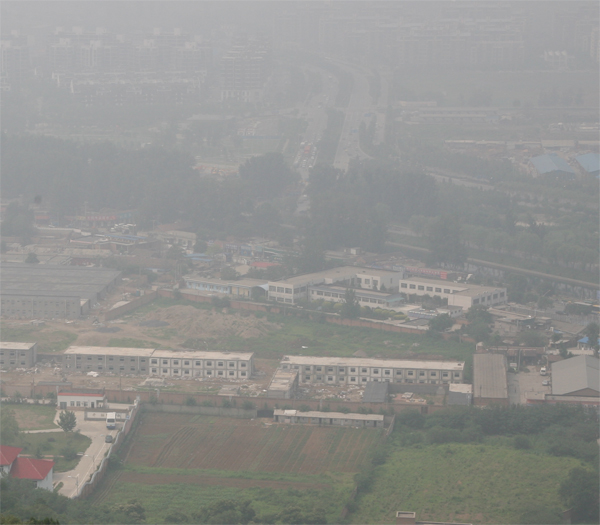
//> input picture 1.jpg, 600 x 525 px; the run also reads 1 picture not shown here
$ ./chax ../1.jpg ../canon7.jpg 3 3   (built with g++ and OpenCV 4)
//> lines starting //> are read from the running program, lines starting //| are printed output that depends on the picture; after the words box and inside, x2 and y2 are one past the last pixel; in counts of white or black regions, pixels touching at a corner belong together
// chax.cpp : 定义控制台应用程序的入口点。
//

#include "stdafx.h"
#include <opencv2/imgproc/imgproc.hpp>
#include <opencv2/highgui/highgui.hpp>
#include <fstream>
#include <iostream>

using namespace cv;

int _tmain(int argc, _TCHAR* argv[])
{
	std::ofstream fout("loc.txt");
	fout.flush();
	const char* imagefile0 = argv[1];
	const char* imagefile1 = argv[2];
	int restrictx = -1, restricty = -1;
	if (argc>4)
	{
		restrictx = atoi(argv[3]);
		restricty = atoi(argv[4]);
	}
	Mat img0 = imread(imagefile0);
//> img0 is the input picture: 525 rows x 600 cols, CV_8UC3; mean B, G, R 143, 145.6, 145.4
	Mat img1 = imread(imagefile1);
	vector<vector<Point> > contours;

	Mat img2;
	Mat img3(img0.size(), CV_8UC1);
	Mat img4(img0.size(), CV_8U);
	absdiff(img0, img1, img2);
//> img2: 525 rows x 600 cols, CV_8UC3; every value is 0
	cvtColor(img2, img3, CV_BGR2GRAY);
	img3.convertTo(img3, CV_8U);
	try	{
		int ch[] = {2, 0};
		mixChannels(&img0, 1, &img4, 1, ch, 1);
		threshold(img4, img4, 254, 255, CV_THRESH_BINARY);
//> img4: 525 rows x 600 cols, CV_8UC1; every value is 0
		for (int i = 1; i < img4.cols-1; i++)
		{
			img4.at<uchar>(0, i) = 255;
			img4.at<uchar>(img4.rows-1, i) = 255;
		}
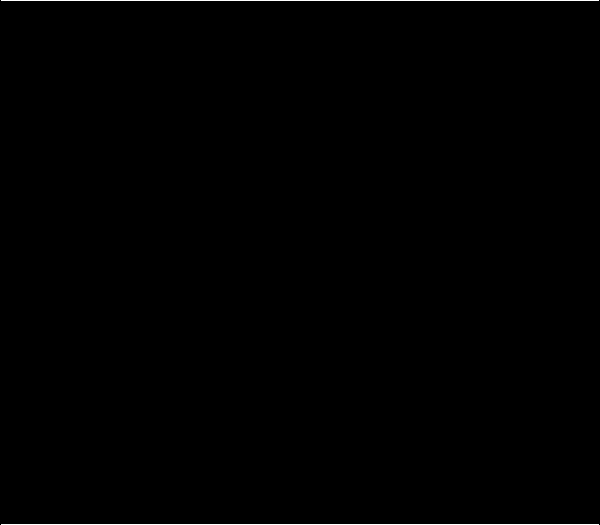
//> img4: 525 rows x 600 cols, CV_8UC1; 0.38% white in thin lines or dots
		for (int i = 1; i < img4.rows-1; i++)
		{
			img4.at<uchar>(i, 0) = 255;
			img4.at<uchar>(i, img4.cols-1) = 255;
		}
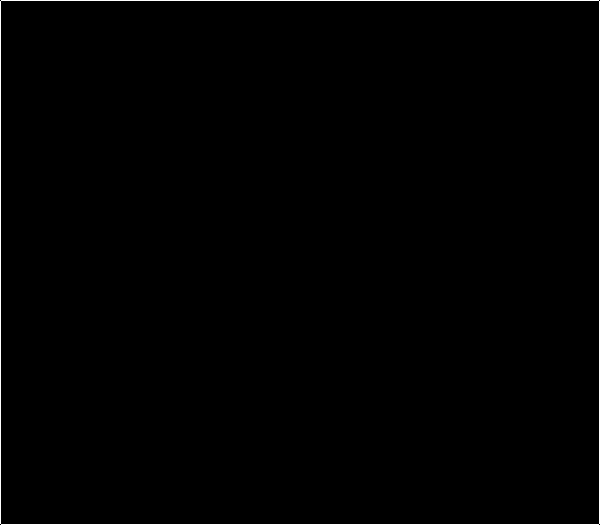
//> img4: 525 rows x 600 cols, CV_8UC1; 0.71% white in thin lines or dots
		//imshow("img4", img4);
		findContours(img4, contours, CV_RETR_LIST, CV_CHAIN_APPROX_SIMPLE);
//> contours = 2 contours; box (x1, y1, x2, y2) and area: (0, 0, 600, 525) 313874, (0, 0, 600, 525) 313874


		if (restrictx != -1)
		{
			if (restrictx > 0)
				for (int i = 0; i < img3.cols; i++)
					img3.at<uchar>(restrictx-1, i) = 0;
			if (restrictx < img3.rows-1)
				for (int i = 0; i < img3.cols; i++)
					img3.at<uchar>(restrictx+1, i) = 0;
			for (int i = 0; i < img3.cols; i++)
				img3.at<uchar>(restrictx, i) = 0;

			if (restricty > 0)
				for (int i = 0; i < img3.rows; i++)
					img3.at<uchar>(i, restricty-1) = 0;
			for (int i = 0; i < img3.rows; i++)
				img3.at<uchar>(i, restricty) = 0;
			if (restricty < img3.cols-1)
				for (int i = 0; i < img3.rows; i++)
					img3.at<uchar>(i, restricty+1) = 0;
			for (int i = restrictx-4>0? restrictx-4: 0; i < (restrictx+3<img3.rows-1?restrictx+4:img3.rows-1); i++)
				for (int j = restricty-4>0? restricty-4: 0; j < (restricty+4<img3.cols-1?restricty+4:img3.cols-1); j++)
					img3.at<uchar>(i, j) = 0;
		}

		for (unsigned int i = 0; i < contours.size(); i++)
			if (contours[i].size()>3)	{
				vector<vector<Point>> square;
				square.push_back(vector<Point>());
				square[0].push_back(Point(500, 500));
				square[0].push_back(Point(500, 0));
				square[0].push_back(Point(0, 0));
				square[0].push_back(Point(0, 500));
				for (unsigned int j = 0; j < contours[i].size(); j++)
				{
					square[0][0].x = min(square[0][0].x, contours[i][j].x);
					square[0][0].y = min(square[0][0].y, contours[i][j].y);
					square[0][2].x = max(square[0][2].x, contours[i][j].x);
					square[0][2].y = max(square[0][2].y, contours[i][j].y);
				}
				square[0][0].x = max(square[0][0].x-2, 0);
				square[0][0].y = max(square[0][0].y-2, 0);
				square[0][2].x = min(square[0][2].x+2, img4.cols-1);
				square[0][2].y = min(square[0][2].y+2, img4.rows-1);
				square[0][1].x = square[0][0].x;
				square[0][1].y = square[0][2].y;
				square[0][3].x = square[0][2].x;
				square[0][3].y = square[0][0].y;
				drawContours(img3, square, 0, Scalar(0), CV_FILLED, 8);
			}
//> this loop made 2 passes
		//imshow("image3", img3);
		dilate(img3, img3, Mat(), Point(-1,-1), 2);
		erode(img3, img3, Mat(),Point(-1,-1), 4);
		dilate(img3, img3, Mat(), Point(-1,-1), 2);
		threshold(img3, img3, 1, 255, CV_THRESH_BINARY);

		Mat img5;
		img3.copyTo(img5);
		for (int i = 0; i < img3.rows; i++)
			for (int j = 0; j < img3.cols; j++)
			{
				uchar idx = img3.at<uchar>(i,j);
				if (idx > 0)
				{
					Rect ccomp;
					floodFill(img3, Point(j,i), 0, &ccomp, Scalar(), Scalar(), 8);
					if (ccomp.width > 3 && ccomp.height > 3)
					{
						int mnum = 0, mcount = 0, mincount = 10000;
						Point center;
						for (int x = ccomp.x; x < ccomp.x+ccomp.width; x++)	{
							for (int y = ccomp.y; y < ccomp.y+ccomp.height; y++)	{
								if (img5.at<uchar>(y, x) > 0)	{
									//circle(img0, Point(x, y), 1, Scalar(0, 0, 255, 0));
									mnum += y;
									mcount++;
								}
							}
							if (mcount > 4 && mcount < mincount)	{
								mincount = mcount;
								center.y = mnum / mcount;
							}
						}
						mnum = mcount = 0;
						for (int x = ccomp.x; x < ccomp.x+ccomp.width; x++)	{
							if (img5.at<uchar>(center.y, x) > 0)	{
									mnum += x;
									mcount++;
								}
						}
						center.x = mnum / mcount;
						fout <<center.y <<"," <<center.x << std::endl;
						//circle(img0, Point(center.x, center.y), 3, Scalar(0, 255, 0, 0));
						//circle(img1, Point(center.x, center.y), 3, Scalar(0, 255, 0, 0));
					}
				}
			}
			//imshow("img5", img5);
	} catch(Exception e)	{
		printf("%s", e.err.c_str());
	}
	fout.close();
	//imshow("image0", img0);
	//imshow("image1", img1);
	//waitKey(0); //等待按键
	return 0;
}
